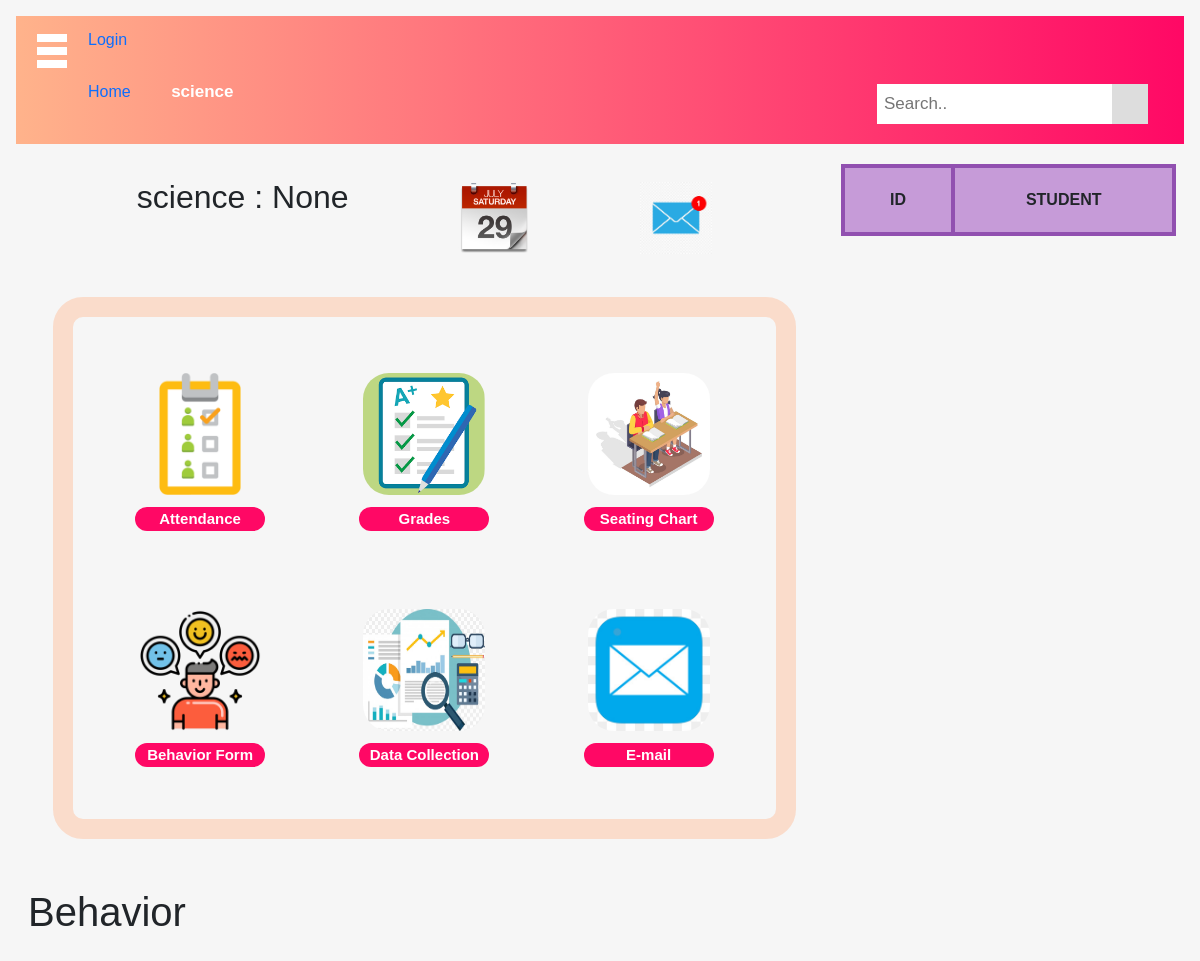
Before: /view_course/2 with the older database file.
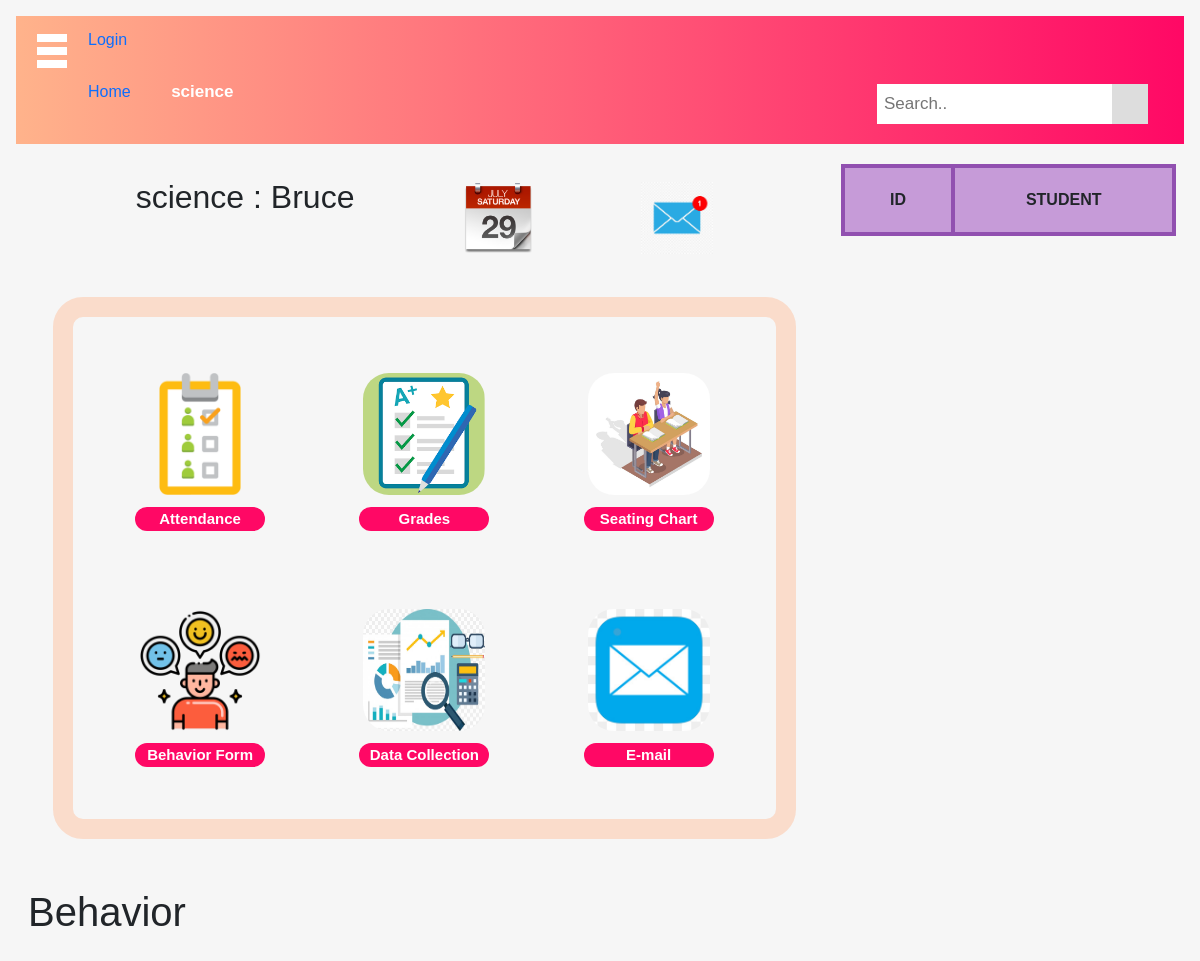
After: the same page with the newer database file.
### projectC/models.py (models this page shows, shortened)
class Course(models.Model):
    title = models.CharField(max_length=225, null=False)
    courseImage = models.ImageField(null=True, blank=True, upload_to='images/')
    teacher = models.ForeignKey(User, related_name="course_teacher", on_delete = models.CASCADE)
    student = models.ManyToManyField(User, related_name= "course_student",  blank=True)
    created_at = models.DateTimeField(auto_now_add=True)
    updated_at = models.DateTimeField(auto_now=True)

class User(AbstractUser):
    class Types(models.TextChoices):
        TEACHER = "TEACHER", "Teacher"
        STUDENT = "STUDENT", "Student"
        PARENT = "PARENT", "Parent"
    isTeacher = models.BooleanField(default=False)
    isStudent = models.BooleanField(default=False)
    first_name = models.CharField(max_length=225, null=True)
    last_name = models.CharField(max_length=225, null=True)
    username = models.CharField(unique = True, max_length=225, null=True)
    type = models.CharField(_('Type'), max_length=250, choices = Types.choices, default = Types.STUDENT)
    email = models.EmailField(unique=True)
    profilePic = models.ImageField(null=True, blank=True, upload_to='images/')
    created_at = models.DateTimeField(auto_now_add=True)
    updated_at = models.DateTimeField(auto_now=True)
    USERNAME_FIELD = 'username'

### projectC/views.py (the view)
# urls.py: path('view_course/<int:course_id>', views.view_course),
def view_course(request, course_id):
    course_id = get_object_or_404(Course, id = course_id)
    teacher = Teacher.objects.filter(course_teacher = course_id)
    student = Student.objects.filter(course_student = course_id)
    attendance = Attendance.objects.filter(course = course_id)
    behavior = Behavior.objects.all()
    print(student, teacher,attendance,behavior)
    return render(request, 'view_course.html',{'course': course_id, 'teacher': teacher, 'student':student, 'behavior':behavior})

### projectC/models.py (called while the page is built)
    def __str__(self):
        return "%s  %s" % ( self.first_name, self.last_name )

### projectC/templates/view_course.html (shortened to what this page needs)
<!DOCTYPE html>
<html lang="en">
    <head>
    {% load static %}
    <link href="https://cdn.jsdelivr.net/npm/bootstrap@5.0.0/dist/css/bootstrap.min.css" rel="stylesheet"
>
    <link rel="stylesheet" type="text/css" href="{% static 'style.css' %}">
    </head>
    <body>
        <div class="topnav">
        <div class="ham-button">
        <div class="ham"></div>
        <div class="ham"></div>
        <div class="ham"></div>
        </div>
        <div>
            {% if user.is_authenticated %}
                <a href="{% url 'logout_user' %}">Logout</a>
            {% else %}
                <a href="{% url 'login_user' %}">Login</a>
            {% endif %}
        </div>
        <a href="/home">Home</a>
        <div class="home"><strong>{{course.title}}</strong></div>
        <div class="search-container">
            <form action="home.php">
            <input type="text" placeholder="Search.." name="search">
            <button type="submit"><i class="fa fa-search"></i></button>
            </form>
        </div>
        </div>
        <div class="split">
		<div class="left">
			<div class="welcome-bar">
				<h2> {{course.title}} : {{course.teacher.first_name}} </h2>
				<img src={% static "media/img/calendar.png" %} alt="calendar" style="width: 80px">
				<img src={% static "media/img/email.jpg" %} alt="email" style="width: 80px">
			</div>
			<div class="button-container">
                    <a href="/attendance/{{course.id}}">
                    <figure>
                        <img src={% static "media/img/attendance.jpg"%} alt="attendance" class="icons">
                        <figcaption>Attendance</figcaption>
                    </figure>
                    </a>
                    <a href="">
                    <figure>
                        <img src={% static "media/img/grades.png"%} alt="grades" class="icons">
                        <figcaption>Grades</figcaption>
                    </figure>
                    </a>
                    <a href="">
                    <figure>
                        <img src={% static "media/img/seat.jpg"%} alt="seat" class="icons">
                        <figcaption>Seating Chart</figcaption>
                    </figure>
                    </a>
                    <a href="/report_behavior">
                    <figure>
                        <img src={% static "media/img/behavior.png"%} alt="behavior" class="icons">
                        <figcaption>Behavior Form</figcaption>
                    </figure>
                    </a>
                    <a href="">
                    <figure>
                        <img src={% static "media/img/data.jpg"%} alt="data" class="icons">
                        <figcaption>Data Collection</figcaption>
                    </figure>
                    </a>
                    <a href="">
                    <figure>
                        <img src={% static "media/img/emails.jpg"%} alt="emails" class="icons">
                        <figcaption>E-mail</figcaption>
                    </figure>
                    </a>
                </div>
            </div>
            <div class="right">
            <table>
                <tr style="background-color: #c69bd8">
                <th>ID</th>
                <th>STUDENT</th>
                </tr>
                </table>
            </div>
        </div>
        <div class="course_list">
            <h1> Behavior </h1>
        </div>
    </body>
</html>

Changed rows visible on the page:
changed Course "science": teacher.first_name "None" → "Bruce"
